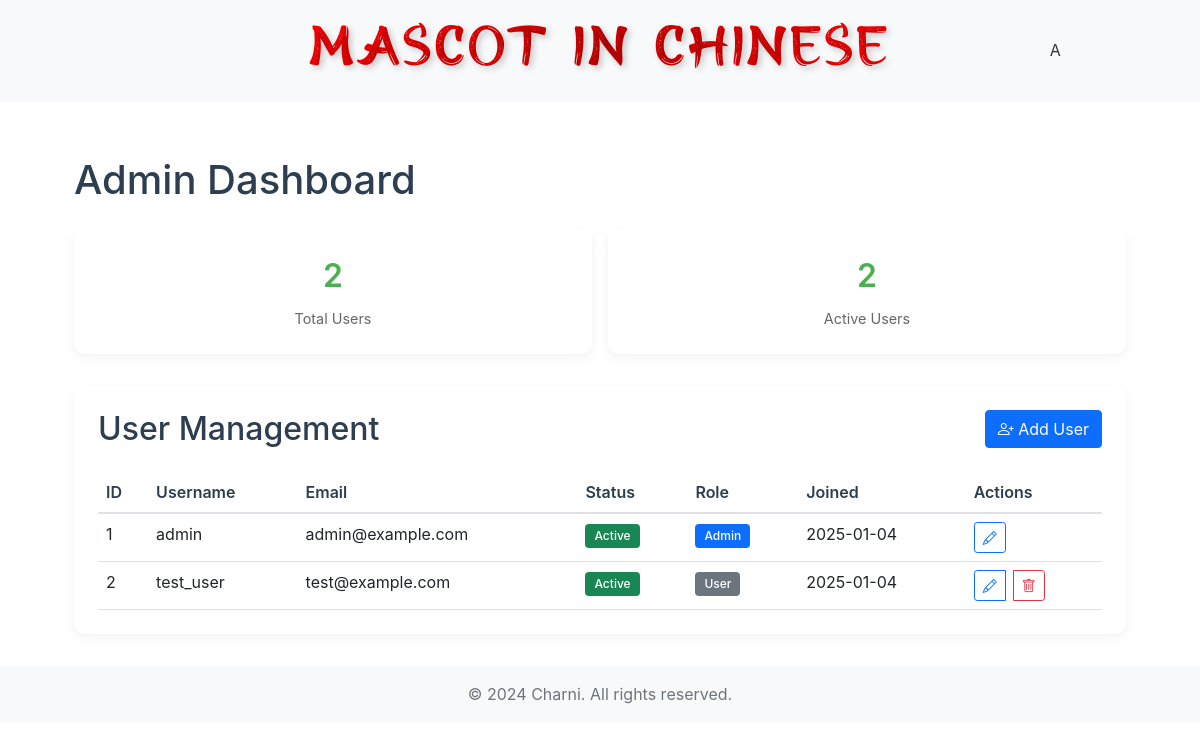
Page /admin (signed in) on the earlier database version.
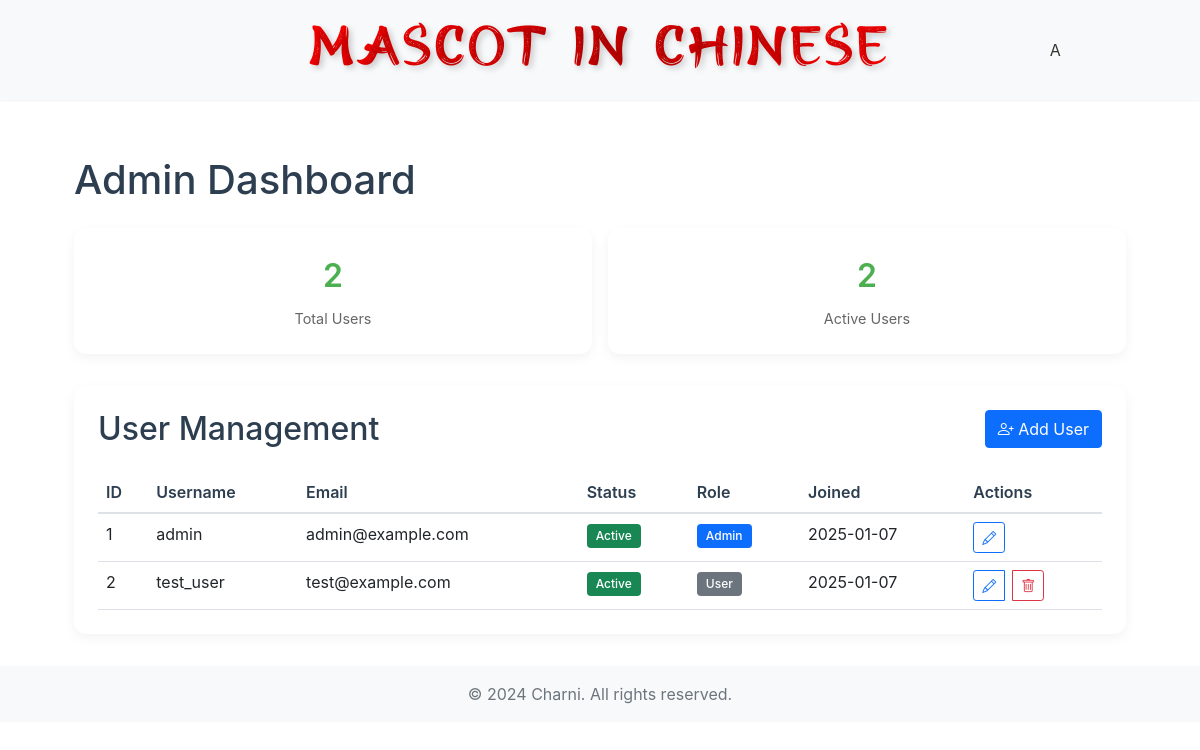
Same page on the later database version.
### models.py (models this page shows, shortened)
class User(UserMixin, db.Model):
    id = db.Column(db.Integer, primary_key=True)
    email = db.Column(db.String(120), unique=True, nullable=False)
    username = db.Column(db.String(80), unique=True, nullable=False)
    password_hash = db.Column(db.String(256), nullable=False)
    created_at = db.Column(db.DateTime, default=datetime.utcnow)
    last_login = db.Column(db.DateTime, default=datetime.utcnow)
    is_active = db.Column(db.Boolean, default=True)
    is_admin = db.Column(db.Boolean, default=False)
    email_verified = db.Column(db.Boolean, default=False)
    email_verification_sent_at = db.Column(db.DateTime)
    progress = db.relationship('UserProgress', backref='user', lazy=True)
    daily_goal = db.Column(db.Integer, default=30)
    difficulty = db.Column(db.String(20), default='beginner')
    show_pinyin = db.Column(db.Boolean, default=True)
    daily_reminder = db.Column(db.Boolean, default=True)
    achievement_notification = db.Column(db.Boolean, default=True)
    email_updates = db.Column(db.Boolean, default=True)

### app.py (the view)
@app.route('/admin')
@login_required
@admin_required
def admin_dashboard():
    users = User.query.all()
    return render_template('admin/dashboard.html', users=users)

### app.py (called while the page is built)
@login_manager.user_loader
def load_user(user_id):
    return User.query.get(int(user_id))

def admin_required(f):
    @wraps(f)
    def decorated_function(*args, **kwargs):
        if not current_user.is_authenticated or not current_user.is_admin:
            abort(403)  # Forbidden
        return f(*args, **kwargs)
    return decorated_function

### templates/admin/dashboard.html (shortened to what this page needs)
{% extends "base.html" %}
{% block content %}
<div class="admin-container">
    <div class="admin-header">
        <h1>Admin Dashboard</h1>
        <div class="admin-stats">
            <div class="stat-card">
                <div class="stat-value">{{ users|length }}</div>
                <div class="stat-label">Total Users</div>
            </div>
            <div class="stat-card">
                <div class="stat-value">{{ users|selectattr('is_active', 'eq', true)|list|length }}</div>
                <div class="stat-label">Active Users</div>
            </div>
        </div>
    </div>
    <div class="admin-content">
        <div class="admin-section">
            <div class="section-header">
                <h2>User Management</h2>
                <button class="btn btn-primary" onclick="location.href='{{ url_for('register') }}'">
                    <i class="bi bi-person-plus"></i> Add User
                </button>
            </div>
            <div class="table-responsive">
                <table class="table">
                    <thead>
                        <tr>
                            <th>ID</th>
                            <th>Username</th>
                            <th>Email</th>
                            <th>Status</th>
                            <th>Role</th>
                            <th>Joined</th>
                            <th>Actions</th>
                        </tr>
                    </thead>
                    <tbody>
                        {% for user in users %}
                        <tr>
                            <td>{{ user.id }}</td>
                            <td>{{ user.username }}</td>
                            <td>{{ user.email }}</td>
                            <td>
                                <span class="badge {% if user.is_active %}bg-success{% else %}bg-danger{% endif %}">
                                    {{ 'Active' if user.is_active else 'Inactive' }}
                                </span>
                            </td>
                            <td>
                                <span class="badge {% if user.is_admin %}bg-primary{% else %}bg-secondary{% endif %}">
                                    {{ 'Admin' if user.is_admin else 'User' }}
                                </span>
                            </td>
                            <td>{{ user.created_at.strftime('%Y-%m-%d') }}</td>
                            <td>
                                <div class="btn-group">
                                    <button class="btn btn-sm btn-outline-primary" onclick="editUser({{ user.id }})">
                                        <i class="bi bi-pencil"></i>
                                    </button>
                                    {% if not user.is_admin %}
                                    <button class="btn btn-sm btn-outline-danger" onclick="deleteUser({{ user.id }})">
                                        <i class="bi bi-trash"></i>
                                    </button>
                                    {% endif %}
                                </div>
                            </td>
                        </tr>
                        {% endfor %}
                    </tbody>
                </table>
            </div>
        </div>
    </div>
</div>
{% endblock %}

### templates/base.html (shortened to what this page needs)
<!DOCTYPE html>
<html lang="en">
<head>
    <link href="https://cdn.jsdelivr.net/npm/bootstrap@5.1.3/dist/css/bootstrap.min.css" rel="stylesheet">
    <link href="https://cdn.jsdelivr.net/npm/bootstrap-icons@1.8.1/font/bootstrap-icons.css" rel="stylesheet">
    <link rel="stylesheet" href="{{ url_for('static', filename='css/style.css') }}">
    <link rel="stylesheet" href="{{ url_for('static', filename='css/lesson.css') }}">
    <link rel="stylesheet" href="{{ url_for('static', filename='css/map.css') }}">
    <link rel="stylesheet" href="{{ url_for('static', filename='css/notion-theme.css') }}">
</head>
<body>
    <nav class="navbar navbar-expand-lg navbar-light bg-light">
        <div class="container">
            <div class="nav-auth">
                {% if current_user.is_authenticated %}
                    <div class="dropdown">
                        <div class="profile-icon" data-bs-toggle="dropdown">
                            <span class="profile-initial">{{ current_user.username[0]|upper }}</span>
                        </div>
                    </div>
                {% else %}
                    <a href="{{ url_for('login') }}" class="nav-link">Login</a>
                    <a href="{{ url_for('register') }}" class="nav-link">Register</a>
                {% endif %}
            </div>
            <div class="logo-container">
                <a href="{{ url_for('lesson_map') }}" class="logo-link">
                    <h1 class="logo-title">MASCOT IN CHINESE</h1>
                </a>
            </div>
        </div>
    </nav>
    <main class="container mt-4">
        {% block content %}{% endblock %}
    </main>
    <footer class="footer mt-auto py-3 bg-light">
        <div class="container text-center">
            <span class="text-muted">© 2024 Charni. All rights reserved.</span>
        </div>
    </footer>
</body>
</html>

### static/css/style.css (style rules this page uses)
.navbar { box-shadow: 0 1px 3px rgba(0,0,0,0.08); padding: 0.25rem 0; min-height: 48px; background: rgba(255, 255, 255, 0.98); }
.navbar > .container { max-width: 960px; display: flex; justify-content: space-between; align-items: center; position: relative; padding: 0 1.2rem; }
.logo-container { position: absolute; left: 50%; transform: translateX(-50%); display: flex; align-items: center; padding: 0.25rem; }
.logo-link { text-decoration: none; transition: transform 0.3s ease; }
.logo-title { font-family: 'Hiromisake', sans-serif; font-size: 1.8rem; background: linear-gradient(120deg, #e60012 0%, #ff3333 50%, #e60012 100% ); background-size: 200% auto; -webkit-background-clip: text; -webkit-text-fill-color: transparent; animation: gradient 3s linear infinite; margin: 0; padding: 0; line-height: 1; letter-spacing: 1.2px; white-space: nowrap; font-weight: 500; }
.nav-auth { margin-left: auto; display: flex; align-items: center; gap: 0.4rem; z-index: 1; }

### static/css/lesson.css (style rules this page uses)
:root { --notion-bg: #ffffff; --notion-text: #37352f; --notion-gray: #9b9a97; --notion-brown: #64473a; --notion-orange: #d9730d; --notion-yellow: #dfab01; --notion-blue: #0b6e99; --notion-purple: #6940a5; --notion-pink: #ad1a72; --notion-red: #e03e3e; --notion-border: rgba(55, 53, 47, 0.09); --notion-hover: rgba(55, 53, 47, 0.08); --notion-shadow: rgba(15, 15, 15, 0.05); --sidebar-width: 280px; --notion-primary: #2383E2; --notion-hover-bg: rgba(55, 53, 47, 0.08); --notion-text-hover: rgba(55, 53, 47, 0.7); }
body { background: var(--notion-bg); color: var(--notion-text); font-family: 'Inter', -apple-system, BlinkMacSystemFont, sans-serif; line-height: 1.5; margin: 0; }
.section-header { margin-bottom: 1.5rem; }
.logo-title { font-family: 'Ming Imperial', cursive; font-size: 1.8rem; color: var(--notion-text); background: linear-gradient(45deg, #e60012, #ff1a1a); -webkit-background-clip: text; -webkit-text-fill-color: transparent; }

### static/css/map.css (style rules this page uses)
:root { --primary-color: #e60012; --secondary-color: #ffd700; --jade-color: #00a86b; --background-color: #fff9f0; --text-color: #2c3e50; --shadow-color: rgba(0, 0, 0, 0.1); --border-width: 3px; }

### static/css/notion-theme.css (style rules this page uses)
:root { --notion-white: #ffffff; --notion-red: #e60012; --notion-red-light: rgba(230, 0, 18, 0.1); --notion-red-hover: rgba(230, 0, 18, 0.05); --notion-text-default: #37352f; --notion-text-gray: #787774; --notion-text-light: #a3a29e; --notion-bg-default: #ffffff; --notion-bg-gray: #f7f6f3; --notion-bg-hover: #efefef; --notion-border: rgba(55, 53, 47, 0.09); --notion-shadow: rgba(15, 15, 15, 0.05); --notion-hover-bg: rgba(55, 53, 47, 0.08); --notion-click-bg: rgba(55, 53, 47, 0.16); --notion-success: #2ecc71; --notion-warning: #f1c40f; --notion-error: #e74c3c; }
body { color: var(--notion-text-default); background: var(--notion-bg-default); font-family: -apple-system, BlinkMacSystemFont, "Segoe UI", Helvetica, "Apple Color Emoji", Arial, sans-serif, "Segoe UI Emoji", "Segoe UI Symbol"; line-height: 1.5; -webkit-font-smoothing: antialiased; }

### templates/admin/dashboard.html (style rules this page uses)
.admin-container { max-width: 1400px; margin: 0 auto; padding: 2rem; }
.admin-header { margin-bottom: 2rem; }
.admin-header h1 { color: #2c3e50; margin-bottom: 1.5rem; }
.admin-stats { display: grid; grid-template-columns: repeat(auto-fit, minmax(200px, 1fr)); gap: 1rem; margin-bottom: 2rem; }
.stat-card { background: white; padding: 1.5rem; border-radius: 12px; box-shadow: 0 4px 12px rgba(0,0,0,0.05); text-align: center; }
.stat-value { font-size: 2rem; font-weight: 600; color: #4CAF50; margin-bottom: 0.5rem; }
.stat-label { color: #666; font-size: 0.9rem; }
.admin-section { background: white; border-radius: 12px; padding: 1.5rem; box-shadow: 0 4px 12px rgba(0,0,0,0.05); }
.section-header { display: flex; justify-content: space-between; align-items: center; margin-bottom: 1.5rem; }
.section-header h2 { margin: 0; color: #2c3e50; }
.table { margin-bottom: 0; }
.table th { font-weight: 600; color: #2c3e50; border-bottom-width: 2px; }
.badge { padding: 0.5em 0.75em; font-weight: 500; }
.btn-group { gap: 0.5rem; }
.btn-sm { padding: 0.25rem 0.5rem; }

Differences in the rows shown:
changed User "admin": created_at "2025-01-04" → "2025-01-07"
changed User "test_user": created_at "2025-01-04" → "2025-01-07"
